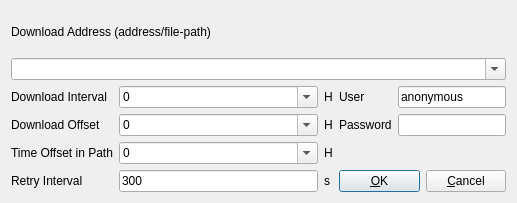
<?xml version="1.0" encoding="UTF-8"?>
<ui version="4.0">
 <class>FtpOptDialog</class>
 <widget class="QWidget" name="FtpOptDialog">
  <property name="geometry">
   <rect>
    <x>0</x>
    <y>0</y>
    <width>517</width>
    <height>203</height>
   </rect>
  </property>
  <property name="windowTitle">
   <string>FTP Options</string>
  </property>
  <property name="toolTip">
   <string/>
  </property>
  <layout class="QGridLayout" name="gridLayout">
   <item row="0" column="0" colspan="3">
    <widget class="QLabel" name="Label2">
     <property name="enabled">
      <bool>true</bool>
     </property>
     <property name="toolTip">
      <string/>
     </property>
     <property name="text">
      <string>Download Address (address/file-path)</string>
     </property>
    </widget>
   </item>
   <item row="1" column="0" colspan="6">
    <widget class="QComboBox" name="Addr">
     <property name="enabled">
      <bool>true</bool>
     </property>
     <property name="toolTip">
      <string/>
     </property>
     <property name="editable">
      <bool>true</bool>
     </property>
    </widget>
   </item>
   <item row="2" column="0">
    <widget class="QLabel" name="Label1">
     <property name="enabled">
      <bool>true</bool>
     </property>
     <property name="toolTip">
      <string/>
     </property>
     <property name="text">
      <string>Download Interval</string>
     </property>
    </widget>
   </item>
   <item row="2" column="1">
    <widget class="QComboBox" name="Interval">
     <property name="enabled">
      <bool>true</bool>
     </property>
     <property name="toolTip">
      <string/>
     </property>
     <property name="editable">
      <bool>true</bool>
     </property>
     <item>
      <property name="text">
       <string>0</string>
      </property>
     </item>
     <item>
      <property name="text">
       <string>1</string>
      </property>
     </item>
     <item>
      <property name="text">
       <string>2</string>
      </property>
     </item>
     <item>
      <property name="text">
       <string>3</string>
      </property>
     </item>
     <item>
      <property name="text">
       <string>6</string>
      </property>
     </item>
     <item>
      <property name="text">
       <string>12</string>
      </property>
     </item>
     <item>
      <property name="text">
       <string>24</string>
      </property>
     </item>
    </widget>
   </item>
   <item row="2" column="2">
    <widget class="QLabel" name="Label6">
     <property name="enabled">
      <bool>true</bool>
     </property>
     <property name="toolTip">
      <string/>
     </property>
     <property name="text">
      <string>H</string>
     </property>
    </widget>
   </item>
   <item row="2" column="3">
    <widget class="QLabel" name="LabelUser">
     <property name="enabled">
      <bool>true</bool>
     </property>
     <property name="toolTip">
      <string/>
     </property>
     <property name="text">
      <string>User</string>
     </property>
    </widget>
   </item>
   <item row="2" column="4" colspan="2">
    <widget class="QLineEdit" name="User">
     <property name="enabled">
      <bool>true</bool>
     </property>
     <property name="toolTip">
      <string/>
     </property>
     <property name="text">
      <string>anonymous</string>
     </property>
    </widget>
   </item>
   <item row="3" column="0">
    <widget class="QLabel" name="Label3">
     <property name="enabled">
      <bool>true</bool>
     </property>
     <property name="toolTip">
      <string/>
     </property>
     <property name="text">
      <string>Download Offset</string>
     </property>
    </widget>
   </item>
   <item row="3" column="1">
    <widget class="QComboBox" name="Offset">
     <property name="enabled">
      <bool>true</bool>
     </property>
     <property name="toolTip">
      <string/>
     </property>
     <property name="editable">
      <bool>true</bool>
     </property>
     <item>
      <property name="text">
       <string>0</string>
      </property>
     </item>
     <item>
      <property name="text">
       <string>1</string>
      </property>
     </item>
     <item>
      <property name="text">
       <string>2</string>
      </property>
     </item>
     <item>
      <property name="text">
       <string>3</string>
      </property>
     </item>
     <item>
      <property name="text">
       <string>6</string>
      </property>
     </item>
     <item>
      <property name="text">
       <string>9</string>
      </property>
     </item>
     <item>
      <property name="text">
       <string>12</string>
      </property>
     </item>
     <item>
      <property name="text">
       <string>15</string>
      </property>
     </item>
     <item>
      <property name="text">
       <string>18</string>
      </property>
     </item>
     <item>
      <property name="text">
       <string>21</string>
      </property>
     </item>
     <item>
      <property name="text">
       <string/>
      </property>
     </item>
     <item>
      <property name="text">
       <string/>
      </property>
     </item>
    </widget>
   </item>
   <item row="3" column="2">
    <widget class="QLabel" name="Label7">
     <property name="enabled">
      <bool>true</bool>
     </property>
     <property name="toolTip">
      <string/>
     </property>
     <property name="text">
      <string>H</string>
     </property>
    </widget>
   </item>
   <item row="3" column="3">
    <widget class="QLabel" name="LabelPasswd">
     <property name="enabled">
      <bool>true</bool>
     </property>
     <property name="toolTip">
      <string/>
     </property>
     <property name="text">
      <string>Password</string>
     </property>
    </widget>
   </item>
   <item row="3" column="4" colspan="2">
    <widget class="QLineEdit" name="Passwd">
     <property name="enabled">
      <bool>true</bool>
     </property>
     <property name="toolTip">
      <string/>
     </property>
     <property name="text">
      <string/>
     </property>
    </widget>
   </item>
   <item row="4" column="0">
    <widget class="QLabel" name="Label8">
     <property name="enabled">
      <bool>true</bool>
     </property>
     <property name="toolTip">
      <string/>
     </property>
     <property name="text">
      <string>Time Offset in Path</string>
     </property>
    </widget>
   </item>
   <item row="4" column="1">
    <widget class="QComboBox" name="PathOffset">
     <property name="enabled">
      <bool>true</bool>
     </property>
     <property name="toolTip">
      <string/>
     </property>
     <property name="editable">
      <bool>true</bool>
     </property>
     <item>
      <property name="text">
       <string>0</string>
      </property>
     </item>
     <item>
      <property name="text">
       <string>-1</string>
      </property>
     </item>
     <item>
      <property name="text">
       <string>-2</string>
      </property>
     </item>
     <item>
      <property name="text">
       <string>-3</string>
      </property>
     </item>
     <item>
      <property name="text">
       <string>-6</string>
      </property>
     </item>
     <item>
      <property name="text">
       <string>-9</string>
      </property>
     </item>
     <item>
      <property name="text">
       <string>-12</string>
      </property>
     </item>
     <item>
      <property name="text">
       <string>-15</string>
      </property>
     </item>
     <item>
      <property name="text">
       <string>-18</string>
      </property>
     </item>
     <item>
      <property name="text">
       <string>-21</string>
      </property>
     </item>
     <item>
      <property name="text">
       <string/>
      </property>
     </item>
    </widget>
   </item>
   <item row="4" column="2">
    <widget class="QLabel" name="Label9">
     <property name="enabled">
      <bool>true</bool>
     </property>
     <property name="toolTip">
      <string/>
     </property>
     <property name="text">
      <string>H</string>
     </property>
    </widget>
   </item>
   <item row="5" column="0">
    <widget class="QLabel" name="Label4">
     <property name="enabled">
      <bool>true</bool>
     </property>
     <property name="toolTip">
      <string/>
     </property>
     <property name="text">
      <string>Retry Interval</string>
     </property>
    </widget>
   </item>
   <item row="5" column="1">
    <widget class="QLineEdit" name="RetryInterval">
     <property name="enabled">
      <bool>true</bool>
     </property>
     <property name="toolTip">
      <string/>
     </property>
     <property name="text">
      <string>300</string>
     </property>
    </widget>
   </item>
   <item row="5" column="2">
    <widget class="QLabel" name="Label5">
     <property name="enabled">
      <bool>true</bool>
     </property>
     <property name="toolTip">
      <string/>
     </property>
     <property name="text">
      <string>s</string>
     </property>
    </widget>
   </item>
   <item row="5" column="3" colspan="2">
    <widget class="QPushButton" name="BtnOk">
     <property name="enabled">
      <bool>true</bool>
     </property>
     <property name="toolTip">
      <string/>
     </property>
     <property name="text">
      <string>&amp;OK</string>
     </property>
     <property name="autoDefault">
      <bool>true</bool>
     </property>
     <property name="default">
      <bool>true</bool>
     </property>
    </widget>
   </item>
   <item row="5" column="5">
    <widget class="QPushButton" name="BtnCancel">
     <property name="enabled">
      <bool>true</bool>
     </property>
     <property name="toolTip">
      <string/>
     </property>
     <property name="text">
      <string>&amp;Cancel</string>
     </property>
    </widget>
   </item>
  </layout>
 </widget>
 <resources/>
 <connections/>
</ui>
